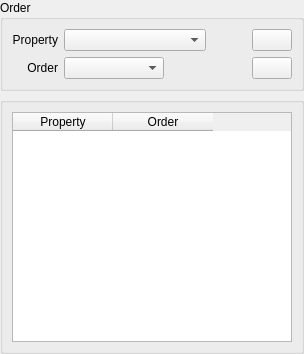
<?xml version="1.0" encoding="UTF-8"?>
<ui version="4.0">
 <class>OrderByWidgetForm</class>
 <widget class="QWidget" name="OrderByWidgetForm">
  <property name="geometry">
   <rect>
    <x>0</x>
    <y>0</y>
    <width>304</width>
    <height>354</height>
   </rect>
  </property>
  <property name="windowTitle">
   <string>Order By</string>
  </property>
  <layout class="QGridLayout" name="gridLayout">
   <property name="margin">
    <number>0</number>
   </property>
   <item row="0" column="0">
    <layout class="QGridLayout" name="gridLayout_29">
     <item row="0" column="0">
      <widget class="QGroupBox" name="m_orderByGroupBox">
       <property name="title">
        <string>Order</string>
       </property>
       <layout class="QGridLayout" name="gridLayout_27">
        <item row="0" column="0">
         <layout class="QGridLayout" name="gridLayout_26">
          <item row="0" column="0">
           <layout class="QGridLayout" name="gridLayout_25">
            <item row="0" column="0">
             <layout class="QGridLayout" name="gridLayout_23">
              <item row="0" column="0">
               <widget class="QLabel" name="label_12">
                <property name="text">
                 <string>Property</string>
                </property>
                <property name="alignment">
                 <set>Qt::AlignRight|Qt::AlignTrailing|Qt::AlignVCenter</set>
                </property>
               </widget>
              </item>
              <item row="1" column="0">
               <widget class="QLabel" name="label_13">
                <property name="text">
                 <string>Order</string>
                </property>
                <property name="alignment">
                 <set>Qt::AlignRight|Qt::AlignTrailing|Qt::AlignVCenter</set>
                </property>
               </widget>
              </item>
             </layout>
            </item>
            <item row="0" column="1">
             <layout class="QGridLayout" name="gridLayout_24">
              <item row="0" column="0">
               <widget class="QComboBox" name="m_orderPropertyComboBox">
                <property name="sizePolicy">
                 <sizepolicy hsizetype="MinimumExpanding" vsizetype="Fixed">
                  <horstretch>0</horstretch>
                  <verstretch>0</verstretch>
                 </sizepolicy>
                </property>
               </widget>
              </item>
              <item row="1" column="0">
               <widget class="QComboBox" name="m_orderComboBox">
                <property name="sizePolicy">
                 <sizepolicy hsizetype="Minimum" vsizetype="Fixed">
                  <horstretch>0</horstretch>
                  <verstretch>0</verstretch>
                 </sizepolicy>
                </property>
                <property name="maximumSize">
                 <size>
                  <width>100</width>
                  <height>16777215</height>
                 </size>
                </property>
               </widget>
              </item>
             </layout>
            </item>
           </layout>
          </item>
          <item row="0" column="1">
           <spacer name="horizontalSpacer_3">
            <property name="orientation">
             <enum>Qt::Horizontal</enum>
            </property>
            <property name="sizeType">
             <enum>QSizePolicy::Minimum</enum>
            </property>
            <property name="sizeHint" stdset="0">
             <size>
              <width>40</width>
              <height>20</height>
             </size>
            </property>
           </spacer>
          </item>
          <item row="0" column="2">
           <layout class="QGridLayout" name="gridLayout_55">
            <item row="0" column="0">
             <widget class="QPushButton" name="m_addOrderPushButton">
              <property name="text">
               <string/>
              </property>
             </widget>
            </item>
            <item row="1" column="0">
             <widget class="QPushButton" name="m_removeOrderPushButton">
              <property name="text">
               <string/>
              </property>
             </widget>
            </item>
           </layout>
          </item>
         </layout>
        </item>
       </layout>
      </widget>
     </item>
     <item row="1" column="0">
      <widget class="QGroupBox" name="groupBox_15">
       <property name="title">
        <string/>
       </property>
       <layout class="QGridLayout" name="gridLayout_28">
        <item row="0" column="0">
         <widget class="QTableWidget" name="m_orderTableWidget">
          <property name="selectionBehavior">
           <enum>QAbstractItemView::SelectRows</enum>
          </property>
          <attribute name="horizontalHeaderMinimumSectionSize">
           <number>29</number>
          </attribute>
          <column>
           <property name="text">
            <string>Property</string>
           </property>
          </column>
          <column>
           <property name="text">
            <string>Order</string>
           </property>
          </column>
         </widget>
        </item>
       </layout>
      </widget>
     </item>
    </layout>
   </item>
  </layout>
 </widget>
 <tabstops>
  <tabstop>m_orderPropertyComboBox</tabstop>
  <tabstop>m_orderComboBox</tabstop>
  <tabstop>m_addOrderPushButton</tabstop>
  <tabstop>m_removeOrderPushButton</tabstop>
  <tabstop>m_orderTableWidget</tabstop>
 </tabstops>
 <resources/>
 <connections/>
</ui>
